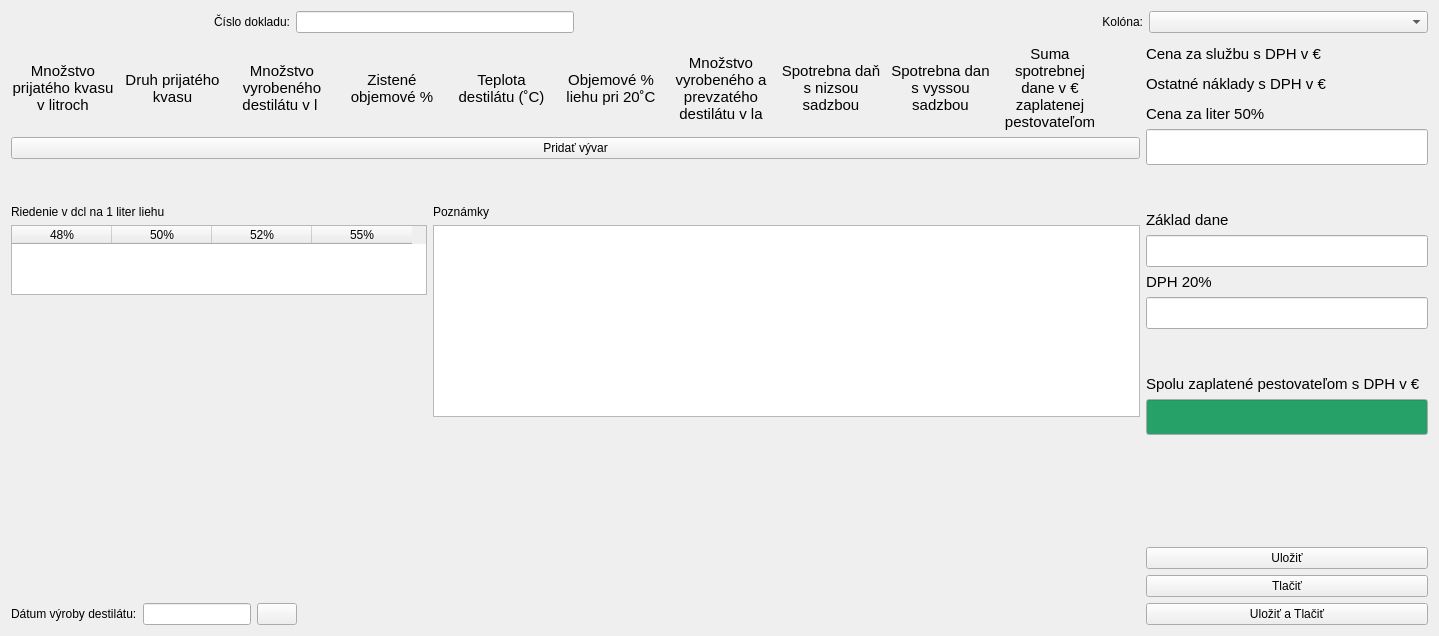
<?xml version="1.0" encoding="UTF-8"?>
<ui version="4.0">
 <class>CreateDistillingTab</class>
 <widget class="QWidget" name="CreateDistillingTab">
  <property name="geometry">
   <rect>
    <x>0</x>
    <y>0</y>
    <width>1439</width>
    <height>636</height>
   </rect>
  </property>
  <property name="sizePolicy">
   <sizepolicy hsizetype="Expanding" vsizetype="Expanding">
    <horstretch>0</horstretch>
    <verstretch>0</verstretch>
   </sizepolicy>
  </property>
  <property name="windowTitle">
   <string>CreateDistillingTab</string>
  </property>
  <layout class="QVBoxLayout" name="verticalLayout">
   <item>
    <layout class="QHBoxLayout" name="horizontalLayout">
     <item>
      <widget class="QLabel" name="label">
       <property name="text">
        <string>Číslo dokladu:</string>
       </property>
       <property name="alignment">
        <set>Qt::AlignmentFlag::AlignRight|Qt::AlignmentFlag::AlignTrailing|Qt::AlignmentFlag::AlignVCenter</set>
       </property>
      </widget>
     </item>
     <item>
      <widget class="QLineEdit" name="le_mark">
       <property name="sizePolicy">
        <sizepolicy hsizetype="Preferred" vsizetype="Fixed">
         <horstretch>0</horstretch>
         <verstretch>0</verstretch>
        </sizepolicy>
       </property>
      </widget>
     </item>
     <item>
      <widget class="QLabel" name="label_year">
       <property name="text">
        <string/>
       </property>
       <property name="alignment">
        <set>Qt::AlignmentFlag::AlignLeading|Qt::AlignmentFlag::AlignLeft|Qt::AlignmentFlag::AlignVCenter</set>
       </property>
      </widget>
     </item>
     <item>
      <widget class="QLabel" name="label_2">
       <property name="text">
        <string>Kolóna:</string>
       </property>
       <property name="alignment">
        <set>Qt::AlignmentFlag::AlignRight|Qt::AlignmentFlag::AlignTrailing|Qt::AlignmentFlag::AlignVCenter</set>
       </property>
      </widget>
     </item>
     <item>
      <widget class="QComboBox" name="cb_production_line">
       <item>
        <property name="text">
         <string/>
        </property>
       </item>
       <item>
        <property name="text">
         <string>A</string>
        </property>
       </item>
       <item>
        <property name="text">
         <string>B</string>
        </property>
       </item>
      </widget>
     </item>
    </layout>
   </item>
   <item>
    <widget class="CustomerHandler" name="customer_handler" native="true">
     <property name="sizePolicy">
      <sizepolicy hsizetype="Preferred" vsizetype="Preferred">
       <horstretch>0</horstretch>
       <verstretch>0</verstretch>
      </sizepolicy>
     </property>
    </widget>
   </item>
   <item>
    <layout class="QHBoxLayout" name="horizontalLayout_2" stretch="4,1">
     <item>
      <layout class="QVBoxLayout" name="main_vertical" stretch="0,0,0,0,0,0,0">
       <item>
        <layout class="QHBoxLayout" name="distilling_input_labels" stretch="1,1,1,1,1,1,1,1,1,1,1">
         <property name="sizeConstraint">
          <enum>QLayout::SizeConstraint::SetMaximumSize</enum>
         </property>
         <property name="topMargin">
          <number>0</number>
         </property>
         <item>
          <widget class="QLabel" name="label_ferment_volume">
           <property name="font">
            <font>
             <pointsize>11</pointsize>
            </font>
           </property>
           <property name="layoutDirection">
            <enum>Qt::LayoutDirection::LeftToRight</enum>
           </property>
           <property name="text">
            <string>Množstvo prijatého kvasu v litroch</string>
           </property>
           <property name="alignment">
            <set>Qt::AlignmentFlag::AlignCenter</set>
           </property>
           <property name="wordWrap">
            <bool>true</bool>
           </property>
          </widget>
         </item>
         <item>
          <widget class="QLabel" name="label_ferment_type">
           <property name="font">
            <font>
             <pointsize>11</pointsize>
            </font>
           </property>
           <property name="layoutDirection">
            <enum>Qt::LayoutDirection::LeftToRight</enum>
           </property>
           <property name="text">
            <string>Druh prijatého kvasu</string>
           </property>
           <property name="alignment">
            <set>Qt::AlignmentFlag::AlignCenter</set>
           </property>
           <property name="wordWrap">
            <bool>true</bool>
           </property>
          </widget>
         </item>
         <item>
          <widget class="QLabel" name="label_alcohol_volume">
           <property name="font">
            <font>
             <pointsize>11</pointsize>
            </font>
           </property>
           <property name="layoutDirection">
            <enum>Qt::LayoutDirection::LeftToRight</enum>
           </property>
           <property name="text">
            <string>Množstvo vyrobeného destilátu v l </string>
           </property>
           <property name="alignment">
            <set>Qt::AlignmentFlag::AlignCenter</set>
           </property>
           <property name="wordWrap">
            <bool>true</bool>
           </property>
          </widget>
         </item>
         <item>
          <widget class="QLabel" name="label_alcohol_percentage">
           <property name="font">
            <font>
             <pointsize>11</pointsize>
            </font>
           </property>
           <property name="layoutDirection">
            <enum>Qt::LayoutDirection::LeftToRight</enum>
           </property>
           <property name="text">
            <string>Zistené objemové %</string>
           </property>
           <property name="alignment">
            <set>Qt::AlignmentFlag::AlignCenter</set>
           </property>
           <property name="wordWrap">
            <bool>true</bool>
           </property>
          </widget>
         </item>
         <item>
          <widget class="QLabel" name="label_alcohol_temperature">
           <property name="font">
            <font>
             <pointsize>11</pointsize>
            </font>
           </property>
           <property name="layoutDirection">
            <enum>Qt::LayoutDirection::LeftToRight</enum>
           </property>
           <property name="text">
            <string>Teplota destilátu (˚C)</string>
           </property>
           <property name="alignment">
            <set>Qt::AlignmentFlag::AlignCenter</set>
           </property>
           <property name="wordWrap">
            <bool>true</bool>
           </property>
          </widget>
         </item>
         <item>
          <widget class="QLabel" name="label_alcohol_percentage_at_20">
           <property name="font">
            <font>
             <pointsize>11</pointsize>
            </font>
           </property>
           <property name="layoutDirection">
            <enum>Qt::LayoutDirection::LeftToRight</enum>
           </property>
           <property name="text">
            <string>Objemové % liehu pri 20˚C</string>
           </property>
           <property name="alignment">
            <set>Qt::AlignmentFlag::AlignCenter</set>
           </property>
           <property name="wordWrap">
            <bool>true</bool>
           </property>
          </widget>
         </item>
         <item>
          <widget class="QLabel" name="label_alcohol_volume_la">
           <property name="font">
            <font>
             <pointsize>11</pointsize>
            </font>
           </property>
           <property name="layoutDirection">
            <enum>Qt::LayoutDirection::LeftToRight</enum>
           </property>
           <property name="text">
            <string>Množstvo vyrobeného a prevzatého destilátu v la</string>
           </property>
           <property name="alignment">
            <set>Qt::AlignmentFlag::AlignCenter</set>
           </property>
           <property name="wordWrap">
            <bool>true</bool>
           </property>
          </widget>
         </item>
         <item>
          <widget class="QLabel" name="label_lower_tax">
           <property name="font">
            <font>
             <pointsize>11</pointsize>
            </font>
           </property>
           <property name="layoutDirection">
            <enum>Qt::LayoutDirection::LeftToRight</enum>
           </property>
           <property name="text">
            <string>Spotrebna daň s nizsou sadzbou</string>
           </property>
           <property name="alignment">
            <set>Qt::AlignmentFlag::AlignCenter</set>
           </property>
           <property name="wordWrap">
            <bool>true</bool>
           </property>
          </widget>
         </item>
         <item>
          <widget class="QLabel" name="label_full_tax">
           <property name="font">
            <font>
             <pointsize>11</pointsize>
            </font>
           </property>
           <property name="layoutDirection">
            <enum>Qt::LayoutDirection::LeftToRight</enum>
           </property>
           <property name="text">
            <string>Spotrebna dan s vyssou sadzbou</string>
           </property>
           <property name="alignment">
            <set>Qt::AlignmentFlag::AlignCenter</set>
           </property>
           <property name="wordWrap">
            <bool>true</bool>
           </property>
          </widget>
         </item>
         <item>
          <widget class="QLabel" name="label_sum_tax">
           <property name="font">
            <font>
             <pointsize>11</pointsize>
            </font>
           </property>
           <property name="layoutDirection">
            <enum>Qt::LayoutDirection::LeftToRight</enum>
           </property>
           <property name="text">
            <string>Suma spotrebnej dane v € zaplatenej pestovateľom</string>
           </property>
           <property name="alignment">
            <set>Qt::AlignmentFlag::AlignCenter</set>
           </property>
           <property name="wordWrap">
            <bool>true</bool>
           </property>
          </widget>
         </item>
         <item>
          <spacer name="horizontalSpacer">
           <property name="orientation">
            <enum>Qt::Orientation::Horizontal</enum>
           </property>
           <property name="sizeType">
            <enum>QSizePolicy::Policy::Fixed</enum>
           </property>
           <property name="sizeHint" stdset="0">
            <size>
             <width>38</width>
             <height>20</height>
            </size>
           </property>
          </spacer>
         </item>
        </layout>
       </item>
       <item>
        <layout class="QVBoxLayout" name="layout_distilling_inputs"/>
       </item>
       <item>
        <widget class="QPushButton" name="button_add_distilling_input">
         <property name="text">
          <string>Pridať vývar</string>
         </property>
        </widget>
       </item>
       <item>
        <spacer name="verticalSpacer_5">
         <property name="orientation">
          <enum>Qt::Orientation::Vertical</enum>
         </property>
         <property name="sizeType">
          <enum>QSizePolicy::Policy::Preferred</enum>
         </property>
         <property name="sizeHint" stdset="0">
          <size>
           <width>20</width>
           <height>40</height>
          </size>
         </property>
        </spacer>
       </item>
       <item>
        <layout class="QHBoxLayout" name="horizontal_dilute_notes">
         <item>
          <layout class="QVBoxLayout" name="verical_dilute">
           <item>
            <widget class="QLabel" name="label_dilute">
             <property name="text">
              <string>Riedenie v dcl na 1 liter liehu</string>
             </property>
            </widget>
           </item>
           <item>
            <widget class="QTableWidget" name="diluteTable">
             <property name="sizePolicy">
              <sizepolicy hsizetype="Preferred" vsizetype="Preferred">
               <horstretch>0</horstretch>
               <verstretch>0</verstretch>
              </sizepolicy>
             </property>
             <property name="sizeAdjustPolicy">
              <enum>QAbstractScrollArea::SizeAdjustPolicy::AdjustToContents</enum>
             </property>
             <attribute name="verticalHeaderVisible">
              <bool>false</bool>
             </attribute>
             <column>
              <property name="text">
               <string>48%</string>
              </property>
             </column>
             <column>
              <property name="text">
               <string>50%</string>
              </property>
             </column>
             <column>
              <property name="text">
               <string>52%</string>
              </property>
             </column>
             <column>
              <property name="text">
               <string>55%</string>
              </property>
             </column>
            </widget>
           </item>
           <item>
            <spacer name="verticalSpacer_6">
             <property name="orientation">
              <enum>Qt::Orientation::Vertical</enum>
             </property>
             <property name="sizeType">
              <enum>QSizePolicy::Policy::Expanding</enum>
             </property>
             <property name="sizeHint" stdset="0">
              <size>
               <width>20</width>
               <height>40</height>
              </size>
             </property>
            </spacer>
           </item>
          </layout>
         </item>
         <item>
          <layout class="QVBoxLayout" name="vertical_notes">
           <item>
            <widget class="QLabel" name="label_notes">
             <property name="text">
              <string>Poznámky</string>
             </property>
            </widget>
           </item>
           <item>
            <widget class="QTextEdit" name="notes">
             <property name="sizePolicy">
              <sizepolicy hsizetype="Expanding" vsizetype="Expanding">
               <horstretch>0</horstretch>
               <verstretch>0</verstretch>
              </sizepolicy>
             </property>
             <property name="minimumSize">
              <size>
               <width>0</width>
               <height>36</height>
              </size>
             </property>
            </widget>
           </item>
          </layout>
         </item>
        </layout>
       </item>
       <item>
        <spacer name="verticalSpacer">
         <property name="orientation">
          <enum>Qt::Orientation::Vertical</enum>
         </property>
         <property name="sizeType">
          <enum>QSizePolicy::Policy::MinimumExpanding</enum>
         </property>
         <property name="sizeHint" stdset="0">
          <size>
           <width>20</width>
           <height>20</height>
          </size>
         </property>
        </spacer>
       </item>
       <item>
        <layout class="QHBoxLayout" name="horizontal_date">
         <item>
          <widget class="QLabel" name="label_date">
           <property name="text">
            <string>Dátum výroby destilátu:</string>
           </property>
          </widget>
         </item>
         <item>
          <widget class="QLineEdit" name="lineEdit_date">
           <property name="sizePolicy">
            <sizepolicy hsizetype="Preferred" vsizetype="Fixed">
             <horstretch>0</horstretch>
             <verstretch>0</verstretch>
            </sizepolicy>
           </property>
           <property name="inputMask">
            <string/>
           </property>
           <property name="text">
            <string/>
           </property>
           <property name="cursorPosition">
            <number>0</number>
           </property>
           <property name="placeholderText">
            <string/>
           </property>
           <property name="cursorMoveStyle">
            <enum>Qt::CursorMoveStyle::LogicalMoveStyle</enum>
           </property>
          </widget>
         </item>
         <item>
          <widget class="QPushButton" name="reset_button_date">
           <property name="enabled">
            <bool>true</bool>
           </property>
           <property name="text">
            <string/>
           </property>
           <property name="icon">
            <iconset resource="../../resources/resources.qrc">
             <normaloff>:/png/undo_icon.png</normaloff>:/png/undo_icon.png</iconset>
           </property>
          </widget>
         </item>
         <item>
          <spacer name="horizontalSpacer_2">
           <property name="orientation">
            <enum>Qt::Orientation::Horizontal</enum>
           </property>
           <property name="sizeHint" stdset="0">
            <size>
             <width>40</width>
             <height>20</height>
            </size>
           </property>
          </spacer>
         </item>
        </layout>
       </item>
      </layout>
     </item>
     <item>
      <layout class="QVBoxLayout" name="vertical_prices">
       <item>
        <layout class="QVBoxLayout" name="vertical_service_cost">
         <item>
          <widget class="QLabel" name="label_service_cost">
           <property name="sizePolicy">
            <sizepolicy hsizetype="Preferred" vsizetype="Preferred">
             <horstretch>0</horstretch>
             <verstretch>0</verstretch>
            </sizepolicy>
           </property>
           <property name="font">
            <font>
             <pointsize>11</pointsize>
            </font>
           </property>
           <property name="mouseTracking">
            <bool>false</bool>
           </property>
           <property name="text">
            <string>Cena za službu s DPH v €</string>
           </property>
           <property name="textFormat">
            <enum>Qt::TextFormat::PlainText</enum>
           </property>
           <property name="wordWrap">
            <bool>true</bool>
           </property>
           <property name="indent">
            <number>-1</number>
           </property>
          </widget>
         </item>
         <item>
          <widget class="ResetableLineEdit" name="rle_service_cost" native="true"/>
         </item>
        </layout>
       </item>
       <item>
        <layout class="QVBoxLayout" name="vertical_operating_costs">
         <item>
          <widget class="QLabel" name="label_operating_costs">
           <property name="sizePolicy">
            <sizepolicy hsizetype="Preferred" vsizetype="Preferred">
             <horstretch>0</horstretch>
             <verstretch>0</verstretch>
            </sizepolicy>
           </property>
           <property name="font">
            <font>
             <pointsize>11</pointsize>
            </font>
           </property>
           <property name="text">
            <string>Ostatné náklady s DPH v €</string>
           </property>
           <property name="textFormat">
            <enum>Qt::TextFormat::PlainText</enum>
           </property>
           <property name="wordWrap">
            <bool>true</bool>
           </property>
           <property name="indent">
            <number>-1</number>
           </property>
          </widget>
         </item>
         <item>
          <widget class="ResetableLineEdit" name="rle_operating_costs" native="true"/>
         </item>
        </layout>
       </item>
       <item>
        <layout class="QVBoxLayout" name="vertical_cost_per_liter">
         <item>
          <widget class="QLabel" name="label_cost_per_liter">
           <property name="sizePolicy">
            <sizepolicy hsizetype="Preferred" vsizetype="Preferred">
             <horstretch>0</horstretch>
             <verstretch>0</verstretch>
            </sizepolicy>
           </property>
           <property name="font">
            <font>
             <pointsize>11</pointsize>
            </font>
           </property>
           <property name="text">
            <string>Cena za liter 50%</string>
           </property>
           <property name="textFormat">
            <enum>Qt::TextFormat::PlainText</enum>
           </property>
           <property name="wordWrap">
            <bool>true</bool>
           </property>
           <property name="indent">
            <number>-1</number>
           </property>
          </widget>
         </item>
         <item>
          <widget class="QLineEdit" name="le_cost_per_liter">
           <property name="font">
            <font>
             <pointsize>18</pointsize>
            </font>
           </property>
           <property name="readOnly">
            <bool>true</bool>
           </property>
          </widget>
         </item>
        </layout>
       </item>
       <item>
        <spacer name="verticalSpacer_3">
         <property name="orientation">
          <enum>Qt::Orientation::Vertical</enum>
         </property>
         <property name="sizeType">
          <enum>QSizePolicy::Policy::Preferred</enum>
         </property>
         <property name="sizeHint" stdset="0">
          <size>
           <width>20</width>
           <height>40</height>
          </size>
         </property>
        </spacer>
       </item>
       <item>
        <layout class="QVBoxLayout" name="vertical_tax_base">
         <item>
          <widget class="QLabel" name="label_tax_base">
           <property name="sizePolicy">
            <sizepolicy hsizetype="Preferred" vsizetype="Preferred">
             <horstretch>0</horstretch>
             <verstretch>0</verstretch>
            </sizepolicy>
           </property>
           <property name="font">
            <font>
             <pointsize>11</pointsize>
            </font>
           </property>
           <property name="text">
            <string>Základ dane</string>
           </property>
           <property name="textFormat">
            <enum>Qt::TextFormat::PlainText</enum>
           </property>
           <property name="wordWrap">
            <bool>true</bool>
           </property>
           <property name="indent">
            <number>-1</number>
           </property>
          </widget>
         </item>
         <item>
          <widget class="QLineEdit" name="le_tax_base">
           <property name="font">
            <font>
             <pointsize>15</pointsize>
            </font>
           </property>
           <property name="readOnly">
            <bool>true</bool>
           </property>
          </widget>
         </item>
        </layout>
       </item>
       <item>
        <layout class="QVBoxLayout" name="vertical_tax">
         <item>
          <widget class="QLabel" name="label_tax">
           <property name="sizePolicy">
            <sizepolicy hsizetype="Preferred" vsizetype="Preferred">
             <horstretch>0</horstretch>
             <verstretch>0</verstretch>
            </sizepolicy>
           </property>
           <property name="font">
            <font>
             <pointsize>11</pointsize>
            </font>
           </property>
           <property name="text">
            <string>DPH 20%</string>
           </property>
           <property name="textFormat">
            <enum>Qt::TextFormat::PlainText</enum>
           </property>
           <property name="wordWrap">
            <bool>true</bool>
           </property>
           <property name="indent">
            <number>-1</number>
           </property>
          </widget>
         </item>
         <item>
          <widget class="QLineEdit" name="le_tax_vat">
           <property name="font">
            <font>
             <pointsize>15</pointsize>
            </font>
           </property>
           <property name="readOnly">
            <bool>true</bool>
           </property>
          </widget>
         </item>
        </layout>
       </item>
       <item>
        <spacer name="verticalSpacer_4">
         <property name="orientation">
          <enum>Qt::Orientation::Vertical</enum>
         </property>
         <property name="sizeType">
          <enum>QSizePolicy::Policy::Preferred</enum>
         </property>
         <property name="sizeHint" stdset="0">
          <size>
           <width>20</width>
           <height>40</height>
          </size>
         </property>
        </spacer>
       </item>
       <item>
        <layout class="QVBoxLayout" name="vertical_cost_sum">
         <item>
          <widget class="QLabel" name="label_cost_sum">
           <property name="sizePolicy">
            <sizepolicy hsizetype="Preferred" vsizetype="Preferred">
             <horstretch>0</horstretch>
             <verstretch>0</verstretch>
            </sizepolicy>
           </property>
           <property name="font">
            <font>
             <pointsize>11</pointsize>
            </font>
           </property>
           <property name="text">
            <string>Spolu zaplatené pestovateľom s DPH v €</string>
           </property>
           <property name="textFormat">
            <enum>Qt::TextFormat::PlainText</enum>
           </property>
           <property name="wordWrap">
            <bool>true</bool>
           </property>
           <property name="indent">
            <number>-1</number>
           </property>
          </widget>
         </item>
         <item>
          <widget class="QLineEdit" name="le_cost_sum">
           <property name="palette">
            <palette>
             <active>
              <colorrole role="Base">
               <brush brushstyle="SolidPattern">
                <color alpha="255">
                 <red>38</red>
                 <green>162</green>
                 <blue>105</blue>
                </color>
               </brush>
              </colorrole>
             </active>
             <inactive>
              <colorrole role="Base">
               <brush brushstyle="SolidPattern">
                <color alpha="255">
                 <red>38</red>
                 <green>162</green>
                 <blue>105</blue>
                </color>
               </brush>
              </colorrole>
             </inactive>
             <disabled/>
            </palette>
           </property>
           <property name="font">
            <font>
             <pointsize>18</pointsize>
            </font>
           </property>
           <property name="readOnly">
            <bool>true</bool>
           </property>
          </widget>
         </item>
        </layout>
       </item>
       <item>
        <spacer name="verticalSpacer_2">
         <property name="orientation">
          <enum>Qt::Orientation::Vertical</enum>
         </property>
         <property name="sizeType">
          <enum>QSizePolicy::Policy::Expanding</enum>
         </property>
         <property name="sizeHint" stdset="0">
          <size>
           <width>20</width>
           <height>40</height>
          </size>
         </property>
        </spacer>
       </item>
       <item>
        <widget class="QPushButton" name="button_Save">
         <property name="text">
          <string>Uložiť</string>
         </property>
        </widget>
       </item>
       <item>
        <widget class="QPushButton" name="button_Print">
         <property name="sizePolicy">
          <sizepolicy hsizetype="Preferred" vsizetype="Preferred">
           <horstretch>0</horstretch>
           <verstretch>0</verstretch>
          </sizepolicy>
         </property>
         <property name="text">
          <string>Tlačiť</string>
         </property>
        </widget>
       </item>
       <item>
        <widget class="QPushButton" name="button_SavePrint">
         <property name="text">
          <string>Uložiť a Tlačiť</string>
         </property>
        </widget>
       </item>
      </layout>
     </item>
    </layout>
   </item>
  </layout>
 </widget>
 <customwidgets>
  <customwidget>
   <class>ResetableLineEdit</class>
   <extends>QWidget</extends>
   <header>widgets.resetable_line_edit</header>
   <container>1</container>
   <slots>
    <signal>textEdited()</signal>
   </slots>
  </customwidget>
  <customwidget>
   <class>CustomerHandler</class>
   <extends>QWidget</extends>
   <header>widgets.customer_handler</header>
   <container>1</container>
   <slots>
    <signal>la_changed()</signal>
   </slots>
  </customwidget>
 </customwidgets>
 <resources>
  <include location="../../resources/resources.qrc"/>
 </resources>
 <connections>
  <connection>
   <sender>button_SavePrint</sender>
   <signal>clicked()</signal>
   <receiver>CreateDistillingTab</receiver>
   <slot>print_save()</slot>
   <hints>
    <hint type="sourcelabel">
     <x>1210</x>
     <y>609</y>
    </hint>
    <hint type="destinationlabel">
     <x>1145</x>
     <y>629</y>
    </hint>
   </hints>
  </connection>
  <connection>
   <sender>button_Print</sender>
   <signal>clicked()</signal>
   <receiver>CreateDistillingTab</receiver>
   <slot>print()</slot>
   <hints>
    <hint type="sourcelabel">
     <x>1291</x>
     <y>576</y>
    </hint>
    <hint type="destinationlabel">
     <x>1431</x>
     <y>581</y>
    </hint>
   </hints>
  </connection>
  <connection>
   <sender>button_Save</sender>
   <signal>clicked()</signal>
   <receiver>CreateDistillingTab</receiver>
   <slot>save()</slot>
   <hints>
    <hint type="sourcelabel">
     <x>1405</x>
     <y>546</y>
    </hint>
    <hint type="destinationlabel">
     <x>1436</x>
     <y>539</y>
    </hint>
   </hints>
  </connection>
 </connections>
 <slots>
  <slot>print()</slot>
  <slot>save()</slot>
  <slot>print_save()</slot>
 </slots>
</ui>
